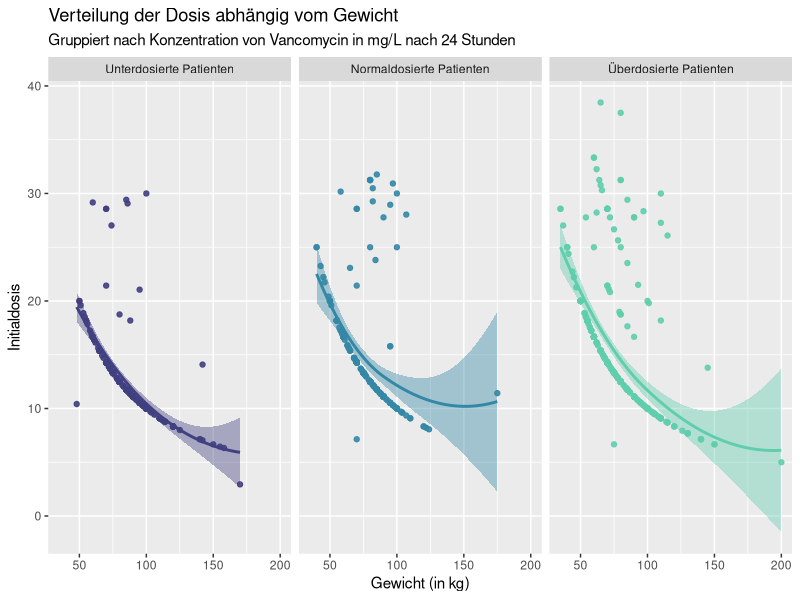
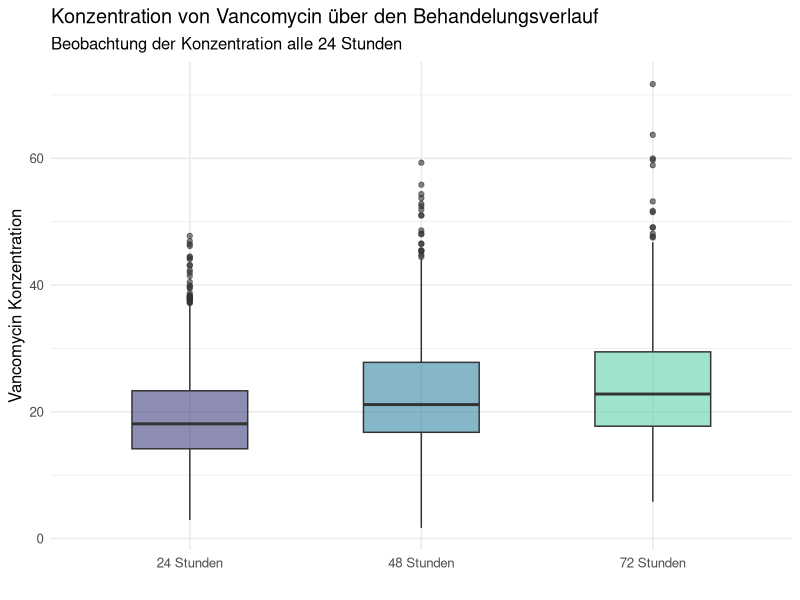
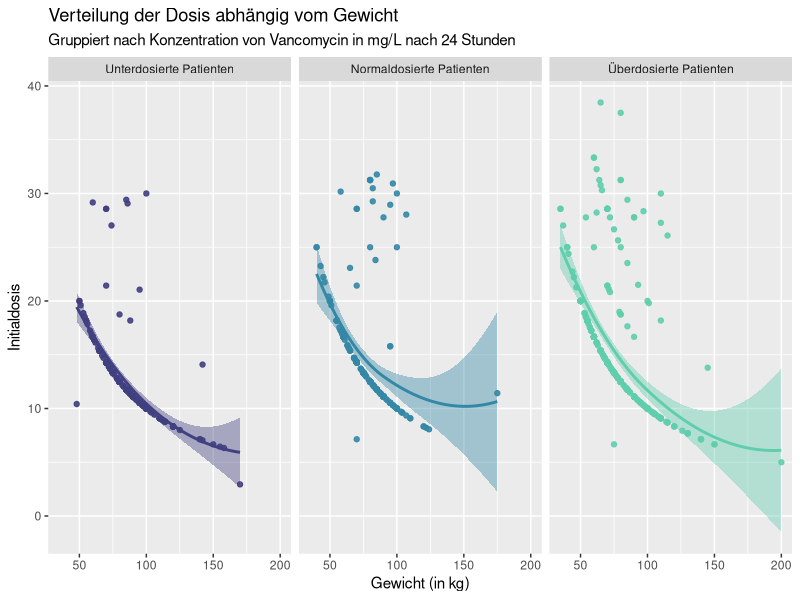
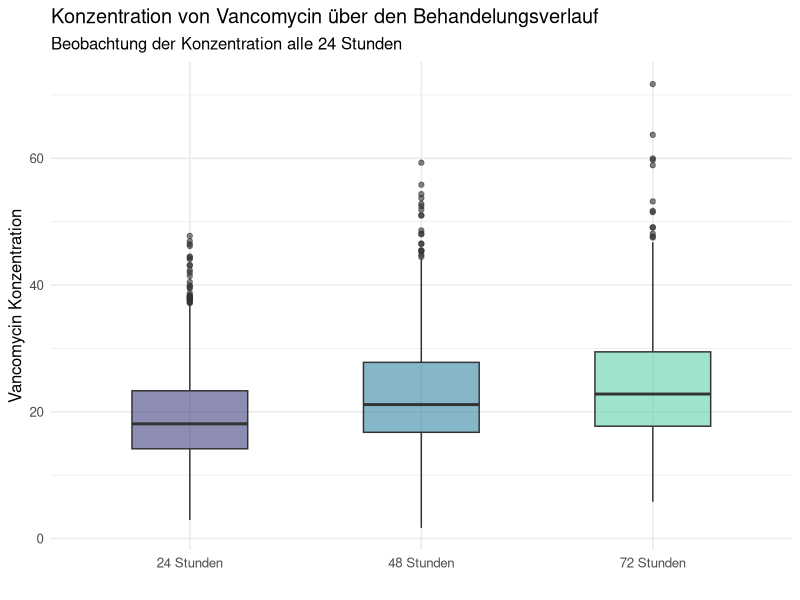

Write the R code that produced these figures, in order.
#Erstellung der Plots - Lukas 

#Setup/Vorbereitung 
data <- read.csv("dat.csv")

library(tidyverse)
library(grid)

#Plot 1 - Scatterplot mit Polynomieller Regressionsanalyse 

plot.1.data <- data %>%
  
  #Wir nehemen uns die Spalten Gewicht,
  #Initialdosis sowie die Konzentration
  #des Antibiotikums nach  24h heraus 
  select("C24", "Weight", "LD") %>%
  
  #Wir Kategorisieren unsere Konzentrationen (Angestrebter Wert liegt bei 15-20 mg/L)
  mutate(
    dose.class = case_when(
      C24 < 15 ~ "Unterdosierte Patienten",
      C24 <= 20 ~ "Normaldosierte Patienten",
      C24 > 20  ~ "Überdosierte Patienten"
    )
  ) %>%
  
  #Wir filtern alle Patienten die keine Initialdosis bekommen haben 
  filter(LD > 0) %>%
  
  #Wir Sortieren die Klassen damit sie in der Richtigen Reinfolge im GGplot gezeigt werden 
  mutate(
    dose.class = factor(dose.class,
                        levels = c("Unterdosierte Patienten", "Normaldosierte Patienten", "Überdosierte Patienten"))
  )

#Wir erstellen unseren ggplot mit den erstellten daten
ggplot(plot.1.data, aes(x = Weight, y = LD, color = dose.class, fill = dose.class)) +
  
  #Wir zeichnen die Patienten als Punkte ein 
  geom_point(alpha = 0.9) +
  
  #Wir ziehen eine Polynomielle Regressionskurve durch
  #Die Kurve wird etwas abgeweicht damit man klar den Trend erkennen kann
  geom_smooth(span = 1.2) +
  
  #Wir spalten unsere Daten nach der vorher gennanten Dosierungsklasse auf 
  facet_wrap(~ dose.class) +
  
  #Wir bestimmen unsere Farbgebung 
  scale_color_viridis_d(option = "mako", begin = 0.3, end = 0.8) +
  scale_fill_viridis_d(option = "mako", begin = 0.3, end = 0.8) +
  
  #Wir fügen Achsenbeschriftungen hinzu
  labs(
    title ="Verteilung der Dosis abhängig vom Gewicht",
    subtitle = "Gruppiert nach Konzentration von Vancomycin in mg/L nach 24 Stunden",
    x = "Gewicht (in kg)",
    y = "Initialdosis"
    
    #Wir entfernen die Legende 
  ) +
  theme(
    legend.position = "none"
  ) 

#Wir Speichern den Plot als PNG für einfache Übergabe in powerpoint 
ggsave(
  filename = "Regressionplot.png",
  width = 30,
  height = 13,
  units = "cm",
  device = "png"
)

#Erstellung von Plot 2, Boxplot des Verlaufs vom Antibiotikumsspiegel

#Wir erstellen einen neuen Datensatz
plot.2.data <- data %>%
  
  #Wir wählen uns alle Spalten aus welche die Konzentration des 
  #Antibiotikums nach 24/48/72 Stunden zeigen 
  select("C24", "C48", "C72") %>%
  
  #Wir Ziehen unsere Daten Lang damit ggplot sie Korrekt darstellen kann
  pivot_longer(cols = everything(),
               names_to = "Time",
               values_to = "Werte"
  ) %>%
  
  #Wir entfernen alle Fehlenden Werte
  drop_na(Werte)%>%
  
  #Wir Sortieren wieder unsere Rangordnung damit die Boxplots Chronologisch Sinn Ergeben 
  #Außerdem Bennen wir sie um damit man weiß was sie Bedeuteten 
  mutate(Time = factor(Time,
                       levels = c("C24", "C48", "C72"),
                       labels = c("24 Stunden", "48 Stunden", "72 Stunden")))


#Wir erstellen unseren ggplot 
ggplot(plot.2.data, aes(y = Werte, x = Time, fill = Time)) +
  
  #Wir erschaffen einen Boxplot 
  geom_boxplot(alpha = 0.6, width = 0.5) +
  
  #Wir geben unsere Standard Farbpalette hinzu 
  scale_fill_viridis_d(option = "mako", begin = 0.3, end = 0.8) +
  
  #Wir fügen Aachsenbeschriftungen hinzu
  labs(
    title = "Konzentration von Vancomycin über den Behandelungsverlauf",
    subtitle = "Beobachtung der Konzentration alle 24 Stunden",
    y = "Vancomycin Konzentration",
    x = ""
  ) +
  
  #Hier eine Themeauswahl für einen "cleaneren" look 
  theme_minimal(base_size = 12) +
  
  #Und wir entfernen wieder die Legende damit wir keine Doppelnden Informationen in der Grafik haben
  theme(
    legend.position = "none"
  )

#Wir speichern den Plot ab 
ggsave(
  filename = "Boxplot.png",
  width = 30,
  height = 13,
  units = "cm",
  device = "png"
)

